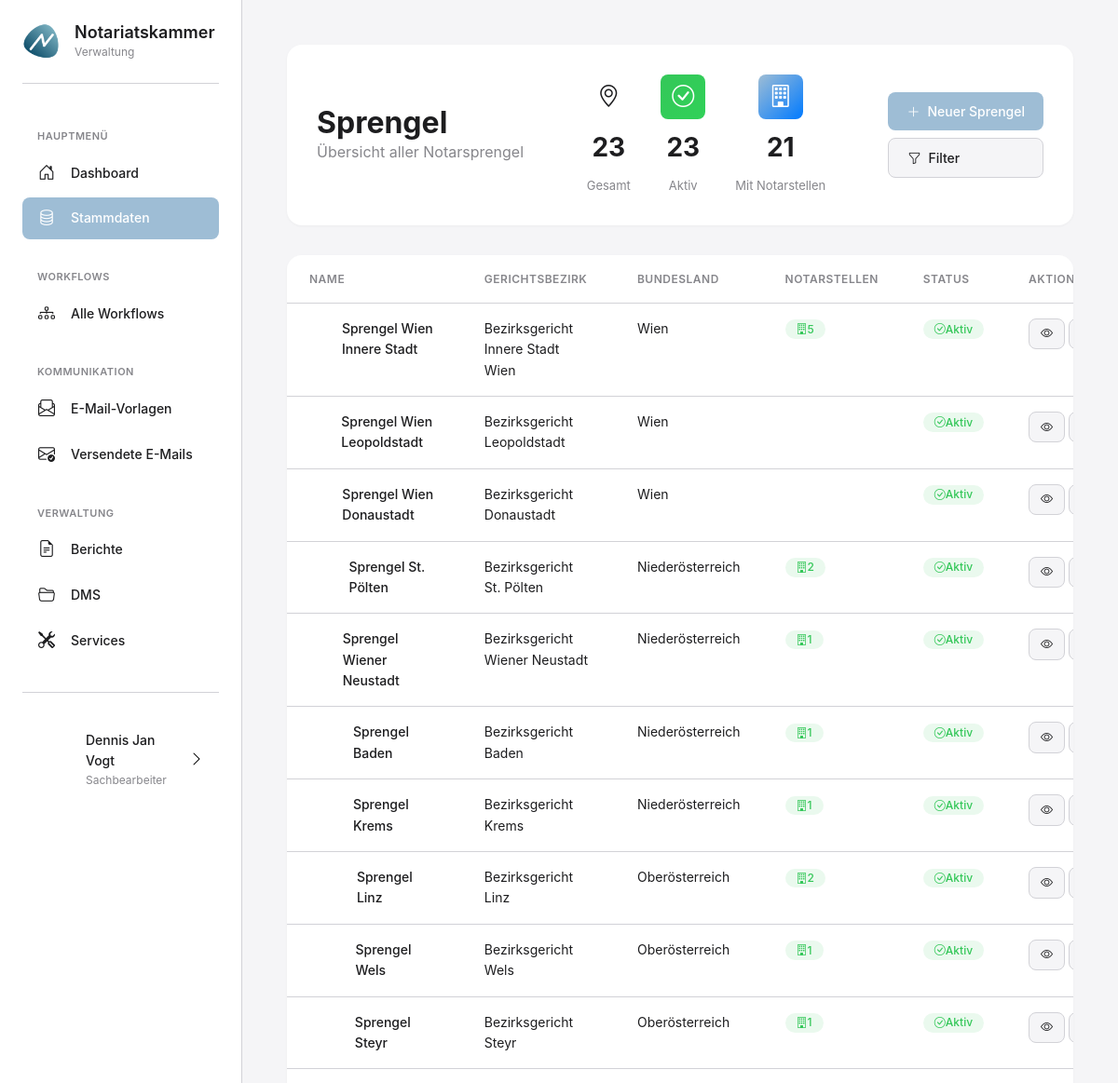
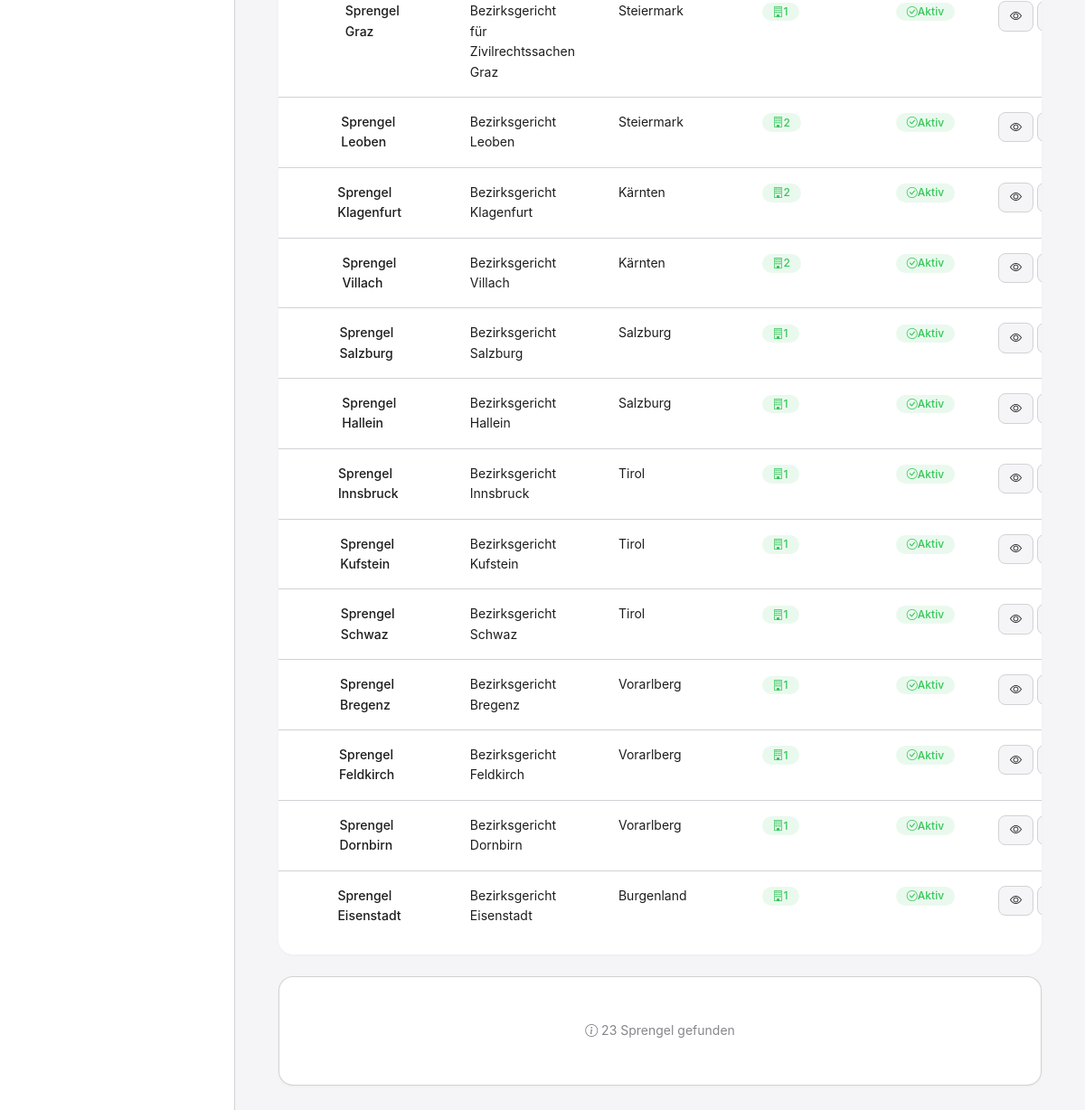
Page /stammdaten/sprengel/ (signed in) on the committed database (2 pictures, top to bottom).
### apps/benutzer/models.py (models this page shows, shortened)
class KammerBenutzer(AbstractUser):
    ROLLEN = [
        ('admin', 'Administrator'),
        ('sachbearbeiter', 'Sachbearbeiter'),
        ('leitung', 'Leitung'),
    ]
    rolle = models.CharField(
        max_length=20,
        choices=ROLLEN,
        default='sachbearbeiter',
        verbose_name='Rolle'
    )
    abteilung = models.CharField(
        max_length=100,
        blank=True,
        verbose_name='Abteilung',
        help_text='z.B. "Zulassungen", "Aufsicht", "Allgemein"'
    )
    telefon = models.CharField(
        max_length=50,
        blank=True,
        verbose_name='Telefon'
    )
    profilbild = models.ImageField(
        upload_to='profilbilder/',
        blank=True,
        null=True,
        verbose_name='Profilbild',
        help_text='Profilbild des Benutzers'
    )
    class Meta:
        verbose_name = 'Kammermitarbeiter'
        verbose_name_plural = 'Kammermitarbeiter'
        ordering = ['last_name', 'first_name']

### apps/sprengel/models.py (models this page shows, shortened)
class Sprengel(ZeitstempelModel, AktivModel):
    bezeichnung = models.CharField(
        max_length=50,
        unique=True,
        primary_key=True,
        verbose_name='Bezeichnung',
        help_text='Format: SPR-000001'
    )
    name = models.CharField(
        max_length=200,
        verbose_name='Name',
        help_text='z.B. "Sprengel Wien Innere Stadt"'
    )
    gerichtsbezirk = models.CharField(
        max_length=200,
        verbose_name='Gerichtsbezirk',
        help_text='Zugehöriger Gerichtsbezirk'
    )
    bundesland = models.CharField(
        max_length=100,
        verbose_name='Bundesland',
        choices=[
            ('Wien', 'Wien'),
            ('Niederösterreich', 'Niederösterreich'),
            ('Oberösterreich', 'Oberösterreich'),
            ('Steiermark', 'Steiermark'),
            ('Kärnten', 'Kärnten'),
            ('Salzburg', 'Salzburg'),
            ('Tirol', 'Tirol'),
            ('Vorarlberg', 'Vorarlberg'),
            ('Burgenland', 'Burgenland'),
        ]
    )
    beschreibung = models.TextField(
        blank=True,
        verbose_name='Beschreibung',
        help_text='Zusätzliche Informationen zum Sprengel'
    )
    class Meta:
        verbose_name = 'Sprengel'
        verbose_name_plural = 'Sprengel'
        ordering = ['bezeichnung']
        indexes = [
            models.Index(fields=['bundesland']),
            models.Index(fields=['ist_aktiv']),
        ]

### apps/sprengel/views.py (the view)
# urls.py: path('sprengel/', views.sprengel_liste_view, name='sprengel_liste'),
@login_required
def sprengel_liste_view(request):
    search = request.GET.get('search', '')
    status_filter = request.GET.get('status', '')
    bundesland_filter = request.GET.get('bundesland', '')
    sprengel = Sprengel.objects.annotate(
        anzahl_notarstellen_count=Count('notarstellen', filter=Q(notarstellen__ist_aktiv=True))
    ).order_by('bezeichnung')
    if search:
        sprengel = sprengel.filter(
            Q(bezeichnung__icontains=search) |
            Q(name__icontains=search) |
            Q(gerichtsbezirk__icontains=search)
        )
    if status_filter == 'aktiv':
        sprengel = sprengel.filter(ist_aktiv=True)
    elif status_filter == 'inaktiv':
        sprengel = sprengel.filter(ist_aktiv=False)
    if bundesland_filter:
        sprengel = sprengel.filter(bundesland=bundesland_filter)
    stats = {
        'total': Sprengel.objects.count(),
        'aktiv': Sprengel.objects.filter(ist_aktiv=True).count(),
        'mit_notarstellen': Sprengel.objects.filter(
            notarstellen__ist_aktiv=True
        ).distinct().count(),
    }
    bundeslaender = Sprengel.objects.values_list('bundesland', flat=True).distinct().order_by('bundesland')
    context = {
        'sprengel': sprengel,
        'stats': stats,
        'search': search,
        'status_filter': status_filter,
        'bundesland_filter': bundesland_filter,
        'bundeslaender': bundeslaender,
    }
    return render(request, 'sprengel/sprengel_liste.html', context)

### templates/sprengel/sprengel_liste.html (shortened to what this page needs)
{% extends 'base_modern.html' %}
{% load static %}
{% block content %}
<div class="page-header">
    <div style="display: flex; align-items: center; justify-content: space-between; gap: var(--spacing-xl);">
        <div style="flex-shrink: 0;">
            <h1 class="page-title">Sprengel</h1>
            <p class="page-subtitle">Übersicht aller Notarsprengel</p>
        </div>
        <div style="display: flex; justify-content: center; gap: 32px; flex: 1;">
            <div style="display: flex; flex-direction: column; align-items: center; gap: 8px;">
                <div class="stat-card-icon purple" style="width: 48px; height: 48px; display: flex; align-items: center; justify-content: center;">
                    <i class="bi bi-geo-alt" style="font-size: 24px;"></i>
                </div>
                <div class="stat-card-value" style="font-size: 28px; font-weight: 700; margin: 0;">{{ stats.total }}</div>
                <div class="stat-card-label" style="font-size: 13px;">Gesamt</div>
            </div>
            <div style="display: flex; flex-direction: column; align-items: center; gap: 8px;">
                <div class="stat-card-icon green" style="width: 48px; height: 48px; display: flex; align-items: center; justify-content: center;">
                    <i class="bi bi-check-circle" style="font-size: 24px;"></i>
                </div>
                <div class="stat-card-value" style="font-size: 28px; font-weight: 700; margin: 0;">{{ stats.aktiv }}</div>
                <div class="stat-card-label" style="font-size: 13px;">Aktiv</div>
            </div>
            <div style="display: flex; flex-direction: column; align-items: center; gap: 8px;">
                <div class="stat-card-icon blue" style="width: 48px; height: 48px; display: flex; align-items: center; justify-content: center;">
                    <i class="bi bi-building" style="font-size: 24px;"></i>
                </div>
                <div class="stat-card-value" style="font-size: 28px; font-weight: 700; margin: 0;">{{ stats.mit_notarstellen }}</div>
                <div class="stat-card-label" style="font-size: 13px;">Mit Notarstellen</div>
            </div>
        </div>
        <div style="display: flex; flex-direction: column; gap: 8px; flex-shrink: 0;">
            <a href="{% url 'sprengel_erstellen' %}" class="btn btn-primary">
                <i class="bi bi-plus-lg"></i>
                Neuer Sprengel
            </a>
            <button type="button" class="btn btn-secondary" onclick="openFilterModal()">
                <i class="bi bi-funnel"></i>
                <span id="filterButtonText">Filter</span>
            </button>
        </div>
    </div>
</div>
<div class="table-container">
    <table class="table">
        <thead>
            <tr>
                <th>Name</th>
                <th>Gerichtsbezirk</th>
                <th>Bundesland</th>
                <th>Notarstellen</th>
                <th>Status</th>
                <th>Aktionen</th>
            </tr>
        </thead>
        <tbody>
            {% if sprengel %}
                {% for spr in sprengel %}
                <tr>
                    <td>
                        <div style="display: flex; align-items: center; gap: 12px;">
                            <div style="width: 40px; height: 40px; border-radius: 8px; background: linear-gradient(135deg, var(--primary-purple), #9B7EBD); display: flex; align-items: center; justify-content: center; color: white; font-weight: 600;">
                                <i class="bi bi-geo-alt"></i>
                            </div>
                            <div>
                                <div style="font-weight: 500;">{{ spr.name }}</div>
                            </div>
                        </div>
                    </td>
                    <td>
                        <div>{{ spr.gerichtsbezirk }}</div>
                    </td>
                    <td>
                        <div>{{ spr.bundesland }}</div>
                    </td>
                    <td>
                        {% if spr.anzahl_notarstellen_count > 0 %}
                        <span class="badge badge-success">
                            <i class="bi bi-building"></i> {{ spr.anzahl_notarstellen_count }}
                        </span>
                        {% else %}
                        <span class="badge badge-secondary">
                            <i class="bi bi-dash-circle"></i> Keine
                        </span>
                        {% endif %}
                    </td>
                    <td>
                        {% if spr.ist_aktiv %}
                        <span class="badge badge-success">
                            <i class="bi bi-check-circle"></i> Aktiv
                        </span>
                        {% else %}
                        <span class="badge badge-danger">
                            <i class="bi bi-x-circle"></i> Inaktiv
                        </span>
                        {% endif %}
                    </td>
                    <td>
                        <div style="display: flex; gap: 4px;">
                            <a href="{% url 'sprengel_detail' spr.bezeichnung %}" class="btn btn-secondary btn-sm">
                                <i class="bi bi-eye"></i>
                            </a>
                            <a href="{% url 'sprengel_bearbeiten' spr.bezeichnung %}" class="btn btn-secondary btn-sm">
                            </a>
                        </div>
                    </td>
                </tr>
                {% endfor %}
            {% endif %}
        </tbody>
    </table>
</div>
{% if sprengel %}
<div class="card" style="margin-top: var(--spacing-lg);">
    <div class="card-body" style="text-align: center; color: var(--text-secondary); font-size: 14px;">
        <i class="bi bi-info-circle"></i>
        {{ sprengel.count }} Sprengel gefunden
    </div>
</div>
{% endif %}
{% endblock %}

### templates/base_modern.html (shortened to what this page needs)
{% load static %}
<!DOCTYPE html>
<html lang="de">
<head>
    <link href="https://cdn.jsdelivr.net/npm/bootstrap@5.3.0/dist/css/bootstrap.min.css" rel="stylesheet">
    <link rel="stylesheet" href="https://cdn.jsdelivr.net/npm/bootstrap-icons@1.11.3/font/bootstrap-icons.min.css">
    <link rel="stylesheet" href="{% static 'css/modern-style.css' %}">
</head>
<body>
    <aside class="sidebar">
        <a href="{% url 'dashboard' %}" class="sidebar-logo" style="text-decoration: none; color: inherit; cursor: pointer;">
            <div class="sidebar-logo-icon">
                <img src="{% static 'images/logo.png' %}" alt="Notariatskammer Logo" style="width: 100%; height: 100%; object-fit: contain;">
            </div>
            <div class="sidebar-logo-text">
                <h1>Notariatskammer</h1>
                <p>Verwaltung</p>
            </div>
        </a>
        <nav class="sidebar-nav">
            <div class="sidebar-nav-section">
                <div class="sidebar-nav-section-title">Hauptmenü</div>
                <ul>
                    <li class="sidebar-nav-item">
                        <a href="{% url 'dashboard' %}" class="sidebar-nav-link {% if request.resolver_match.url_name == 'dashboard' %}active{% endif %}">
                            <i class="bi bi-house-door"></i>
                            <span>Dashboard</span>
                        </a>
                    </li>
                    <li class="sidebar-nav-item">
                        <button type="button" class="sidebar-nav-link {% if 'stammdaten' in request.path %}active{% endif %}" onclick="openStammdatenModal()">
                            <i class="bi bi-database"></i>
                            <span>Stammdaten</span>
                        </button>
                    </li>
                </ul>
            </div>
            <div class="sidebar-nav-section">
                <div class="sidebar-nav-section-title">Workflows</div>
                <ul>
                    <li class="sidebar-nav-item">
                        <a href="{% url 'workflow_liste' %}" class="sidebar-nav-link {% if 'workflows' in request.path and 'workflow_liste' in request.resolver_match.url_name %}active{% endif %}">
                            <i class="bi bi-diagram-3"></i>
                            <span>Alle Workflows</span>
                        </a>
                    </li>
                </ul>
            </div>
            <div class="sidebar-nav-section">
                <div class="sidebar-nav-section-title">Kommunikation</div>
                <ul>
                    <li class="sidebar-nav-item">
                        <a href="{% url 'vorlagen_liste' %}" class="sidebar-nav-link {% if 'vorlagen' in request.path %}active{% endif %}">
                            <i class="bi bi-envelope-paper"></i>
                            <span>E-Mail-Vorlagen</span>
                        </a>
                    </li>
                    <li class="sidebar-nav-item">
                        <a href="{% url 'gesendete_emails' %}" class="sidebar-nav-link {% if 'gesendete_emails' in request.resolver_match.url_name %}active{% endif %}">
                            <i class="bi bi-envelope-check"></i>
                            <span>Versendete E-Mails</span>
                        </a>
                    </li>
                </ul>
            </div>
            <div class="sidebar-nav-section">
                <div class="sidebar-nav-section-title">Verwaltung</div>
                <ul>
                    <li class="sidebar-nav-item">
                        <a href="{% url 'berichte_uebersicht' %}" class="sidebar-nav-link {% if 'berichte' in request.path %}active{% endif %}">
                            <i class="bi bi-file-earmark-text"></i>
                            <span>Berichte</span>
                        </a>
                    </li>
                    <li class="sidebar-nav-item">
                        <a href="/dms/" class="sidebar-nav-link {% if 'dms' in request.path %}active{% endif %}">
                            <i class="bi bi-folder2-open"></i>
                            <span>DMS</span>
                        </a>
                    </li>
                    <li class="sidebar-nav-item">
                        <a href="{% url 'service_katalog' %}" class="sidebar-nav-link {% if 'services' in request.path %}active{% endif %}">
                            <i class="bi bi-tools"></i>
                            <span>Services</span>
                        </a>
                    </li>
                </ul>
            </div>
        </nav>
        <div class="user-menu">
            <button class="user-menu-button" type="button" onclick="toggleUserProfileMenu(event)">
                <div class="user-avatar" {% if user.profilbild %}style="background-image: url('{{ user.profilbild.url }}'); background-size: cover; background-position: center; font-size: 0;"{% endif %}>
                </div>
                <div class="user-info">
                    <div class="user-name">{{ user.get_full_name|default:user.username }}</div>
                    <div class="user-role">{{ user.get_rolle_display|default:"Benutzer" }}</div>
                </div>
                <i class="bi bi-chevron-right"></i>
            </button>
        </div>
    </aside>
    <main class="main-content">
        {% block content %}{% endblock %}
    </main>
</body>
</html>

### rows in the picture
KammerBenutzer: get_full_name "Dennis Jan Vogt", rolle "Sachbearbeiter"
Sprengel: name "Sprengel Wien Innere Stadt", gerichtsbezirk "Bezirksgericht Innere Stadt Wien", bundesland "Wien", anzahl_notarstellen_count "5", ist_aktiv True (drawn)
Sprengel: name "Sprengel Wien Leopoldstadt", gerichtsbezirk "Bezirksgericht Leopoldstadt", bundesland "Wien", ist_aktiv True (drawn)
Sprengel: name "Sprengel Wien Donaustadt", gerichtsbezirk "Bezirksgericht Donaustadt", bundesland "Wien", ist_aktiv True (drawn)
Sprengel: name "Sprengel St. Pölten", gerichtsbezirk "Bezirksgericht St. Pölten", bundesland "Niederösterreich", anzahl_notarstellen_count "2", ist_aktiv True (drawn)
Sprengel: name "Sprengel Wiener Neustadt", gerichtsbezirk "Bezirksgericht Wiener Neustadt", bundesland "Niederösterreich", anzahl_notarstellen_count "1", ist_aktiv True (drawn)
Sprengel: name "Sprengel Baden", gerichtsbezirk "Bezirksgericht Baden", bundesland "Niederösterreich", anzahl_notarstellen_count "1", ist_aktiv True (drawn)
Sprengel: name "Sprengel Krems", gerichtsbezirk "Bezirksgericht Krems", bundesland "Niederösterreich", anzahl_notarstellen_count "1", ist_aktiv True (drawn)
Sprengel: name "Sprengel Linz", gerichtsbezirk "Bezirksgericht Linz", bundesland "Oberösterreich", anzahl_notarstellen_count "2", ist_aktiv True (drawn)
Sprengel: name "Sprengel Wels", gerichtsbezirk "Bezirksgericht Wels", bundesland "Oberösterreich", anzahl_notarstellen_count "1", ist_aktiv True (drawn)
Sprengel: name "Sprengel Steyr", gerichtsbezirk "Bezirksgericht Steyr", bundesland "Oberösterreich", anzahl_notarstellen_count "1", ist_aktiv True (drawn)
Sprengel: name "Sprengel Graz", gerichtsbezirk "Bezirksgericht für Zivilrechtssachen Graz", bundesland "Steiermark", anzahl_notarstellen_count "1", ist_aktiv True (drawn)
Sprengel: name "Sprengel Leoben", gerichtsbezirk "Bezirksgericht Leoben", bundesland "Steiermark", anzahl_notarstellen_count "2", ist_aktiv True (drawn)
Sprengel: name "Sprengel Klagenfurt", gerichtsbezirk "Bezirksgericht Klagenfurt", bundesland "Kärnten", anzahl_notarstellen_count "2", ist_aktiv True (drawn)
Sprengel: name "Sprengel Villach", gerichtsbezirk "Bezirksgericht Villach", bundesland "Kärnten", anzahl_notarstellen_count "2", ist_aktiv True (drawn)
Sprengel: name "Sprengel Salzburg", gerichtsbezirk "Bezirksgericht Salzburg", bundesland "Salzburg", anzahl_notarstellen_count "1", ist_aktiv True (drawn)
Sprengel: name "Sprengel Hallein", gerichtsbezirk "Bezirksgericht Hallein", bundesland "Salzburg", anzahl_notarstellen_count "1", ist_aktiv True (drawn)
Sprengel: name "Sprengel Innsbruck", gerichtsbezirk "Bezirksgericht Innsbruck", bundesland "Tirol", anzahl_notarstellen_count "1", ist_aktiv True (drawn)
Sprengel: name "Sprengel Kufstein", gerichtsbezirk "Bezirksgericht Kufstein", bundesland "Tirol", anzahl_notarstellen_count "1", ist_aktiv True (drawn)
Sprengel: name "Sprengel Schwaz", gerichtsbezirk "Bezirksgericht Schwaz", bundesland "Tirol", anzahl_notarstellen_count "1", ist_aktiv True (drawn)
Sprengel: name "Sprengel Bregenz", gerichtsbezirk "Bezirksgericht Bregenz", bundesland "Vorarlberg", anzahl_notarstellen_count "1", ist_aktiv True (drawn)
Sprengel: name "Sprengel Feldkirch", gerichtsbezirk "Bezirksgericht Feldkirch", bundesland "Vorarlberg", anzahl_notarstellen_count "1", ist_aktiv True (drawn)
Sprengel: name "Sprengel Dornbirn", gerichtsbezirk "Bezirksgericht Dornbirn", bundesland "Vorarlberg", anzahl_notarstellen_count "1", ist_aktiv True (drawn)
Sprengel: name "Sprengel Eisenstadt", gerichtsbezirk "Bezirksgericht Eisenstadt", bundesland "Burgenland", anzahl_notarstellen_count "1", ist_aktiv True (drawn)

### other values in the picture
{{ stats.total }} "23"
{{ stats.aktiv }} "23"
{{ stats.mit_notarstellen }} "21"
{{ sprengel.count }} "23"
